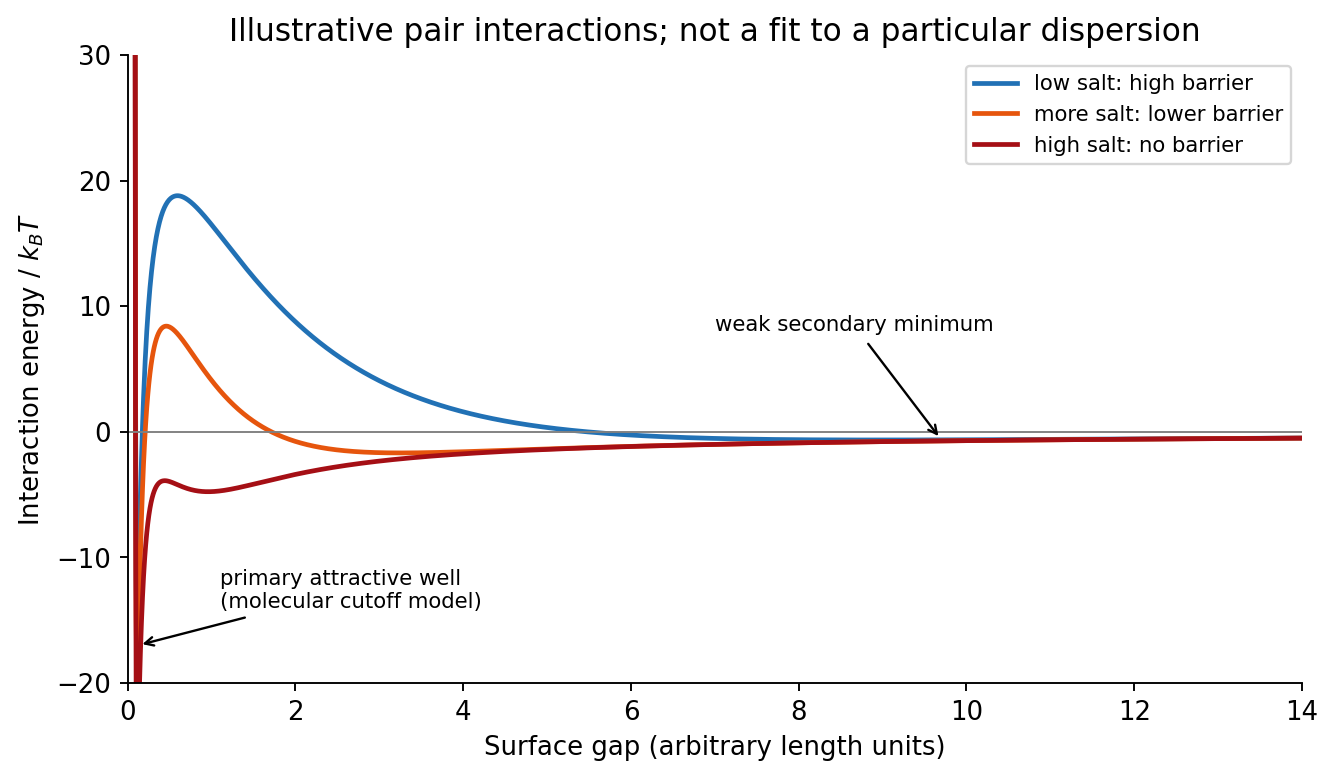

Recreate this plot in Python.
"""Original explanatory diagram; Python 3.14, numpy and matplotlib (root pyproject)."""
import numpy as np
import matplotlib
matplotlib.use("Agg")
import matplotlib.pyplot as plt
from matplotlib.patches import Circle, Rectangle, Ellipse
plt.rcParams.update({"font.size": 11, "figure.facecolor": "white", "axes.spines.top": False, "axes.spines.right": False})

h=np.linspace(.075,14,2200)
fig,ax=plt.subplots(figsize=(8,4.7))
rep=7*.11**11/12
for k,label,color in [(.65,'low salt: high barrier','#2171b5'),(1.4,'more salt: lower barrier','#e6550d'),(3.,'high salt: no barrier','#a50f15')]:
 u=rep/h**12+45*np.exp(-k*h)-7/h
 ax.plot(h,u,lw=2,label=label,color=color)
ax.axhline(0,color='.5',lw=.8)
ax.annotate('primary attractive well\n(molecular cutoff model)',xy=(.12,-17),xytext=(1.1,-14),arrowprops={'arrowstyle':'->'},fontsize=9)
ax.annotate('weak secondary minimum',xy=(9.7,-.64),xytext=(7,8),arrowprops={'arrowstyle':'->'},fontsize=9)
ax.set(xlim=(0,14),ylim=(-20,30),xlabel='Surface gap (arbitrary length units)',ylabel=r'Interaction energy / $k_BT$',title='Illustrative pair interactions; not a fit to a particular dispersion')
ax.legend(loc='upper right',fontsize=9)
fig.tight_layout()
fig.savefig("paper-1-colloid-potentials.png", dpi=170, bbox_inches="tight", facecolor="white")
plt.close(fig)
